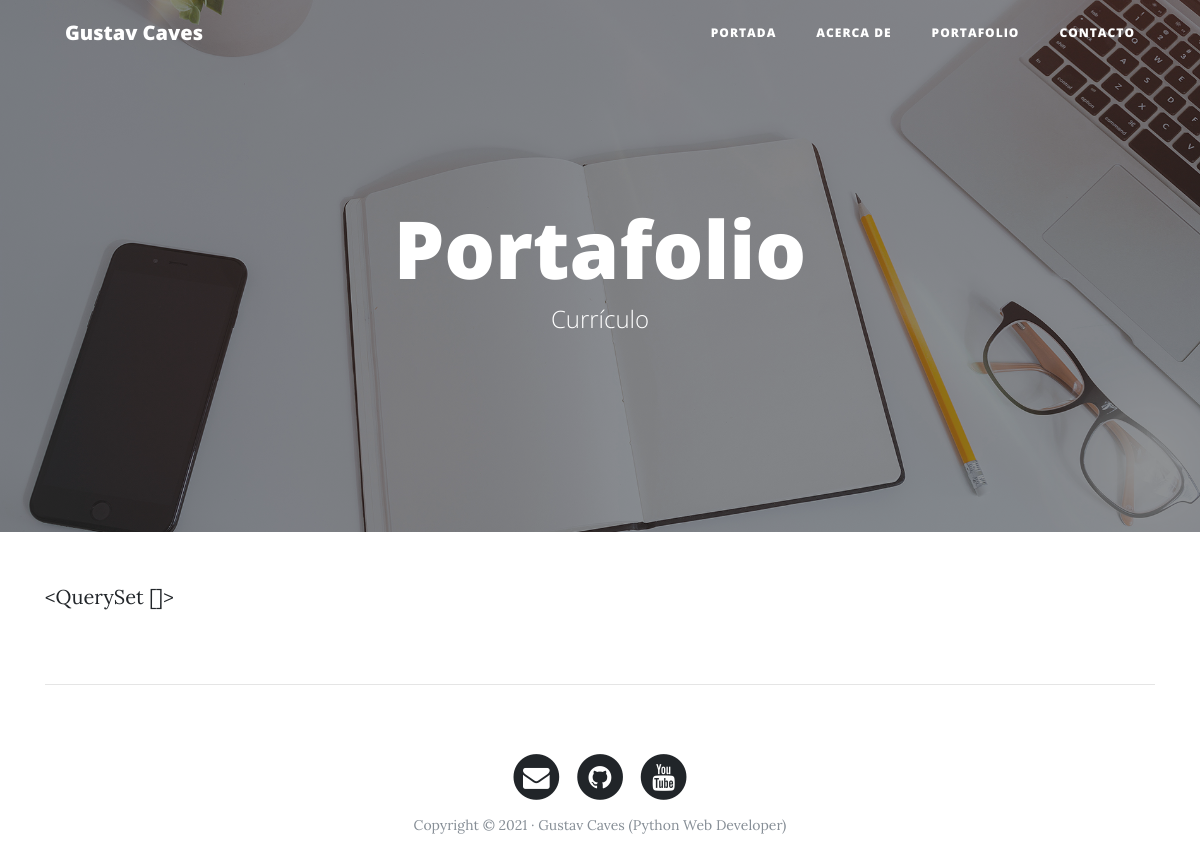
/portfolio/, run on an earlier commit of the app's database.
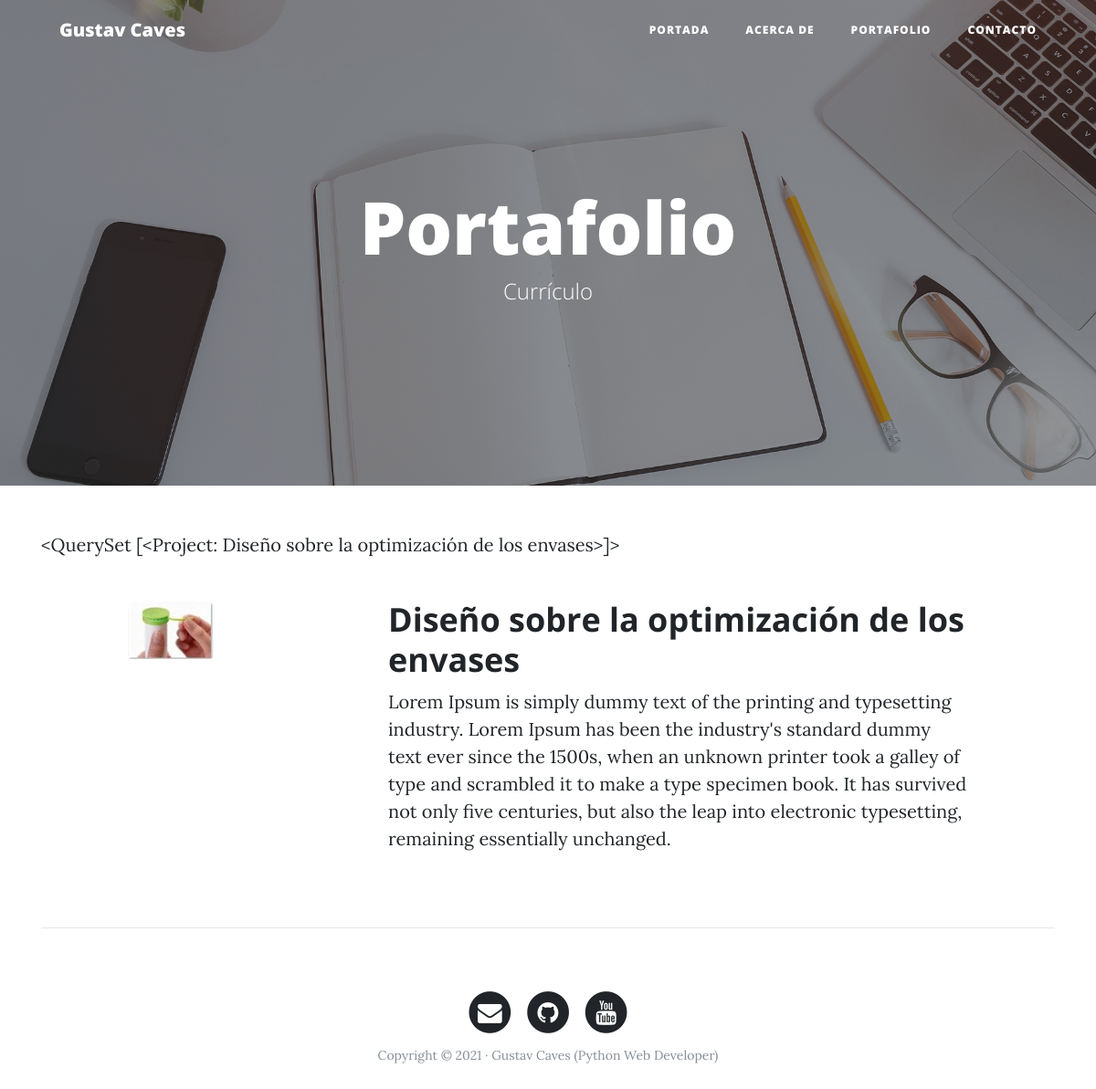
And on a later commit of the database.
### portfolio/models.py (models this page shows)
class Project(models.Model):
    title = models.CharField(max_length=200, verbose_name="Títuloum")
    description = models.TextField(verbose_name="Descripcioum")
    image = models.ImageField(upload_to="projects",  verbose_name="Imagen")
    created = models.DateTimeField(auto_now_add=True, verbose_name="Fecha de creacionum")
    updated = models.DateTimeField(auto_now=True, verbose_name="Fecha de edicionum")
    link = models.URLField(max_length=200, null=True, blank=True, verbose_name="Direccion Webium")
    class Meta:
        verbose_name = "proyectumtumtum"
        verbose_name_plural = "proyecturiums"
        ordering = ["-created"]  # <=====
    def __str__(self):
        return self.title  # <=====

### portfolio/views.py (the view)
# urls.py: path('portfolio/', portfolio_views.portfolio, name="portfolio"),
def portfolio(request):
    projects = Project.objects.all()
    return render(request, "portfolio/portfolio.html", {'projects':projects})

### portfolio/templates/portfolio/portfolio.html (shortened to what this page needs)
{% extends 'core/base.html' %}
{% load static %}
{% block background %}{% load static %}{% static 'core/img/portfolio-bg.jpg' %}{% endblock %}
{% block headers %}
    <h1>Portafolio</h1>
    <span class="subheading">Currículo</span>
{% endblock %}
{% block content %}
{{projects}}
{% for project in projects %}
        <div class="row project">
            <div class="col-lg-3 col-md-4 offset-lg-1">
                <img class="img-fluid" src="{{project.image.url}}" alt="">
            </div>
            <div class="col-lg-7 col-md-8">
                <h2 class="section-heading title">{{project.title}}</h2>
                <p>{{project.description}}</p>
            </div>
        </div>
    {% endfor %}
{% endblock %}

What changed in the data, as far as the page shows it:
added Project: title "<QuerySet [<Project: Diseño sobre la optimización de los envases>]>", image (picture), title "Diseño sobre la optimización de los envases", description "Lorem Ipsum is simply dummy text of the printing and typesetting industry. Lorem Ipsum has been the industry's standard dummy text ever since the 1500s, when an unknown printer took a galley of type and scrambled it to make a type specimen book. It has survived not only five centuries, but also the leap into electronic typesetting, remaining essentially unchanged."
Also different on the page:
{{ projects }}: "<QuerySet []>" → (not shown)
